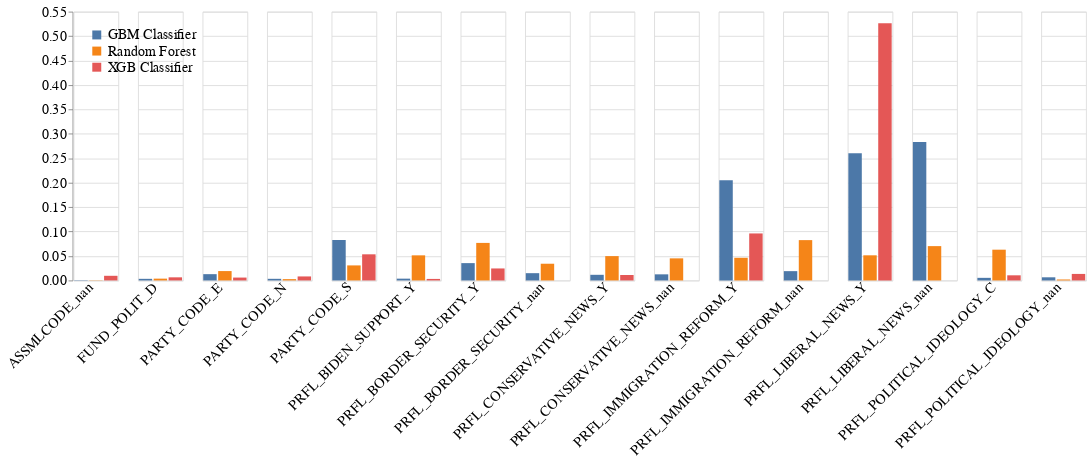

Notebook cell for this chart:
### Code cell
import altair as alt

# Extract top 10 features for each model
top_features_gbm = all_importances[all_importances['Model'] == 'GBM Classifier'].nlargest(10, 'Importance')['Feature'].tolist()
top_features_xgb = all_importances[all_importances['Model'] == 'XGB Classifier'].nlargest(10, 'Importance')['Feature'].tolist()
top_features_rf = all_importances[all_importances['Model'] == 'Random Forest'].nlargest(10, 'Importance')['Feature'].tolist()

# Get the union set of the top features
all_top_features = set(top_features_gbm + top_features_xgb + top_features_rf)

# Filter the DataFrame for features
filtered_importances_features = all_importances[all_importances['Feature'].isin(all_top_features)]

# Filter the DataFrame for models
tree_based_models = ["GBM Classifier", "XGB Classifier", "Random Forest"]
filtered_importances_all = filtered_importances_features[filtered_importances_features['Model'].isin(tree_based_models)]

# Plot
base = alt.Chart(filtered_importances_all).mark_bar().encode(
    x=alt.X('Model:N', axis=alt.Axis(labels=False, ticks=False, domain=False), title=None),  # Hide model names
    y=alt.Y('Importance:Q', title=None),
    color=alt.Color('Model:N', legend=alt.Legend(title=None, orient='top-left', labelFontSize=16)),
    tooltip=['Feature', 'Model', 'Importance']
).properties(
    width=50,
    height=300
)

chart = alt.layer(base).facet(
    column=alt.Column('Feature:N', header=alt.Header(labelAngle=-45, labelAlign='right', title=None, labelOrient='bottom', labelFontSize=16))
).resolve_scale(
    x='independent'  # This ensures each column has its own x-axis
)

# Increase the font size in the chart's configuration
chart = chart.configure_axis(
    labelFontSize=16,
    titleFontSize=18
)

chart.display()

### Figure 1 — Vega-Lite specification as saved in the notebook (floating-point values rounded to 4 significant figures)
{"config": {"view": {"continuousWidth": 300, "continuousHeight": 300}, "axis": {"labelFontSize": 16, "titleFontSize": 18}}, "data": {"name": "data-d69ffe5a7ebf02a13572f99a9a34b700"}, "facet": {"column": {"field": "Feature", "header": {"labelAlign": "right", "labelAngle": -45, "labelFontSize": 16, "labelOrient": "bottom", "title": null}, "type": "nominal"}}, "spec": {"layer": [{"mark": {"type": "bar"}, "encoding": {"color": {"field": "Model", "legend": {"labelFontSize": 16, "orient": "top-left", "title": null}, "type": "nominal"}, "tooltip": [{"field": "Feature", "type": "nominal"}, {"field": "Model", "type": "nominal"}, {"field": "Importance", "type": "quantitative"}], "x": {"axis": {"domain": false, "labels": false, "ticks": false}, "field": "Model", "title": null, "type": "nominal"}, "y": {"field": "Importance", "title": null, "type": "quantitative"}}}], "height": 300, "width": 50}, "resolve": {"scale": {"x": "independent"}}, "$schema": "https://vega.github.io/schema/vega-lite/v5.15.1.json", "datasets": {"data-d69ffe5a7ebf02a13572f99a9a34b700": [{"Feature": "ASSMLCODE_nan", "Importance": 0.0006447, "Model": "GBM Classifier"}, {"Feature": "FUND_POLIT_D", "Importance": 0.003311, "Model": "GBM Classifier"}, {"Feature": "PARTY_CODE_E", "Importance": 0.01288, "Model": "GBM Classifier"}, {"Feature": "PARTY_CODE_N", "Importance": 0.003347, "Model": "GBM Classifier"}, {"Feature": "PARTY_CODE_S", "Importance": 0.08276, "Model": "GBM Classifier"}, {"Feature": "PRFL_BIDEN_SUPPORT_Y", "Importance": 0.003673, "Model": "GBM Classifier"}, {"Feature": "PRFL_BORDER_SECURITY_Y", "Importance": 0.03546, "Model": "GBM Classifier"}, {"Feature": "PRFL_BORDER_SECURITY_nan", "Importance": 0.01488, "Model": "GBM Classifier"}, {"Feature": "PRFL_CONSERVATIVE_NEWS_Y", "Importance": 0.01155, "Model": "GBM Classifier"}, {"Feature": "PRFL_CONSERVATIVE_NEWS_nan", "Importance": 0.0125, "Model": "GBM Classifier"}, {"Feature": "PRFL_IMMIGRATION_REFORM_Y", "Importance": 0.2051, "Model": "GBM Classifier"}, {"Feature": "PRFL_IMMIGRATION_REFORM_nan", "Importance": 0.01904, "Model": "GBM Classifier"}, {"Feature": "PRFL_LIBERAL_NEWS_Y", "Importance": 0.2605, "Model": "GBM Classifier"}, {"Feature": "PRFL_LIBERAL_NEWS_nan", "Importance": 0.2835, "Model": "GBM Classifier"}, {"Feature": "PRFL_POLITICAL_IDEOLOGY_C", "Importance": 0.005327, "Model": "GBM Classifier"}, {"Feature": "PRFL_POLITICAL_IDEOLOGY_nan", "Importance": 0.006437, "Model": "GBM Classifier"}, {"Feature": "ASSMLCODE_nan", "Importance": 0.009513, "Model": "XGB Classifier"}, {"Feature": "FUND_POLIT_D", "Importance": 0.006379, "Model": "XGB Classifier"}, {"Feature": "PARTY_CODE_E", "Importance": 0.005887, "Model": "XGB Classifier"}, {"Feature": "PARTY_CODE_N", "Importance": 0.008208, "Model": "XGB Classifier"}, {"Feature": "PARTY_CODE_S", "Importance": 0.05347, "Model": "XGB Classifier"}, {"Feature": "PRFL_BIDEN_SUPPORT_Y", "Importance": 0.003129, "Model": "XGB Classifier"}, {"Feature": "PRFL_BORDER_SECURITY_Y", "Importance": 0.02455, "Model": "XGB Classifier"}, {"Feature": "PRFL_BORDER_SECURITY_nan", "Importance": 0.0, "Model": "XGB Classifier"}, {"Feature": "PRFL_CONSERVATIVE_NEWS_Y", "Importance": 0.01114, "Model": "XGB Classifier"}, {"Feature": "PRFL_CONSERVATIVE_NEWS_nan", "Importance": 0.0, "Model": "XGB Classifier"}, {"Feature": "PRFL_IMMIGRATION_REFORM_Y", "Importance": 0.09618, "Model": "XGB Classifier"}, {"Feature": "PRFL_IMMIGRATION_REFORM_nan", "Importance": 0.0, "Model": "XGB Classifier"}, {"Feature": "PRFL_LIBERAL_NEWS_Y", "Importance": 0.5264, "Model": "XGB Classifier"}, {"Feature": "PRFL_LIBERAL_NEWS_nan", "Importance": 0.0, "Model": "XGB Classifier"}, {"Feature": "PRFL_POLITICAL_IDEOLOGY_C", "Importance": 0.0105, "Model": "XGB Classifier"}, {"Feature": "PRFL_POLITICAL_IDEOLOGY_nan", "Importance": 0.01336, "Model": "XGB Classifier"}, {"Feature": "ASSMLCODE_nan", "Importance": 0.0004602, "Model": "Random Forest"}, {"Feature": "FUND_POLIT_D", "Importance": 0.003693, "Model": "Random Forest"}, {"Feature": "PARTY_CODE_E", "Importance": 0.01918, "Model": "Random Forest"}, {"Feature": "PARTY_CODE_N", "Importance": 0.00269, "Model": "Random Forest"}, {"Feature": "PARTY_CODE_S", "Importance": 0.03078, "Model": "Random Forest"}, {"Feature": "PRFL_BIDEN_SUPPORT_Y", "Importance": 0.05137, "Model": "Random Forest"}, {"Feature": "PRFL_BORDER_SECURITY_Y", "Importance": 0.07681, "Model": "Random Forest"}, {"Feature": "PRFL_BORDER_SECURITY_nan", "Importance": 0.03421, "Model": "Random Forest"}, {"Feature": "PRFL_CONSERVATIVE_NEWS_Y", "Importance": 0.0498, "Model": "Random Forest"}, {"Feature": "PRFL_CONSERVATIVE_NEWS_nan", "Importance": 0.0452, "Model": "Random Forest"}, {"Feature": "PRFL_IMMIGRATION_REFORM_Y", "Importance": 0.04639, "Model": "Random Forest"}, {"Feature": "PRFL_IMMIGRATION_REFORM_nan", "Importance": 0.08251, "Model": "Random Forest"}, {"Feature": "PRFL_LIBERAL_NEWS_Y", "Importance": 0.05142, "Model": "Random Forest"}, {"Feature": "PRFL_LIBERAL_NEWS_nan", "Importance": 0.07025, "Model": "Random Forest"}, {"Feature": "PRFL_POLITICAL_IDEOLOGY_C", "Importance": 0.06295, "Model": "Random Forest"}, {"Feature": "PRFL_POLITICAL_IDEOLOGY_nan", "Importance": 0.001991, "Model": "Random Forest"}]}}
